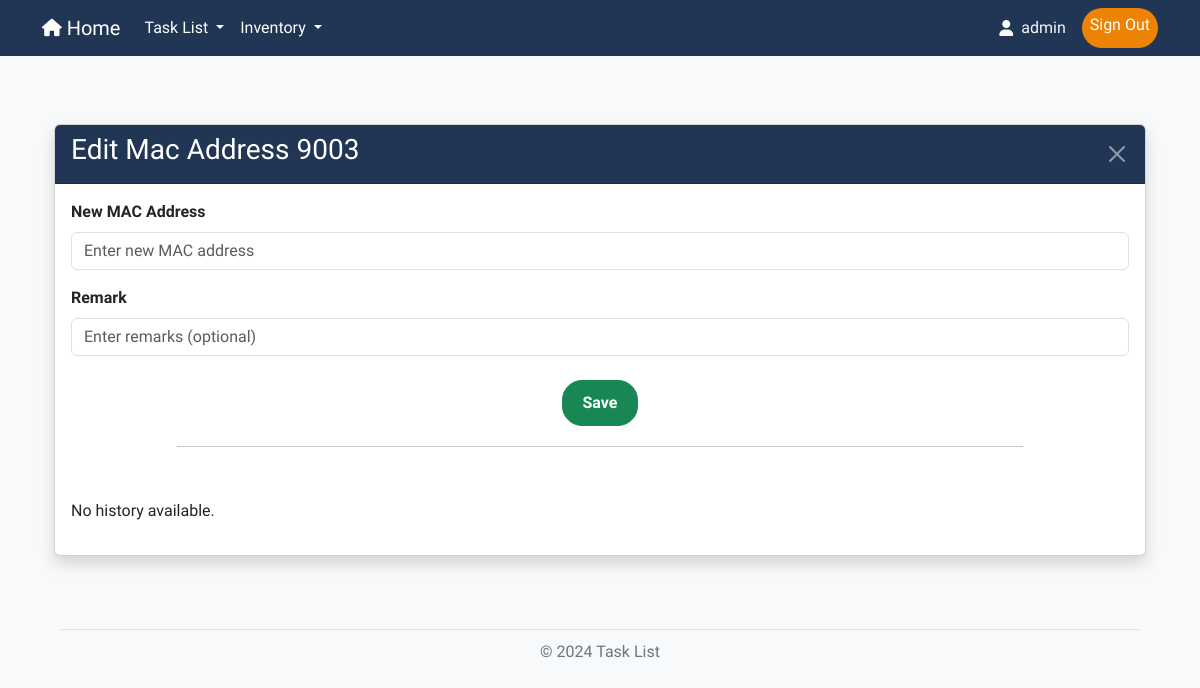
Before: /device/11/edit_mac (signed in) with the older database file.
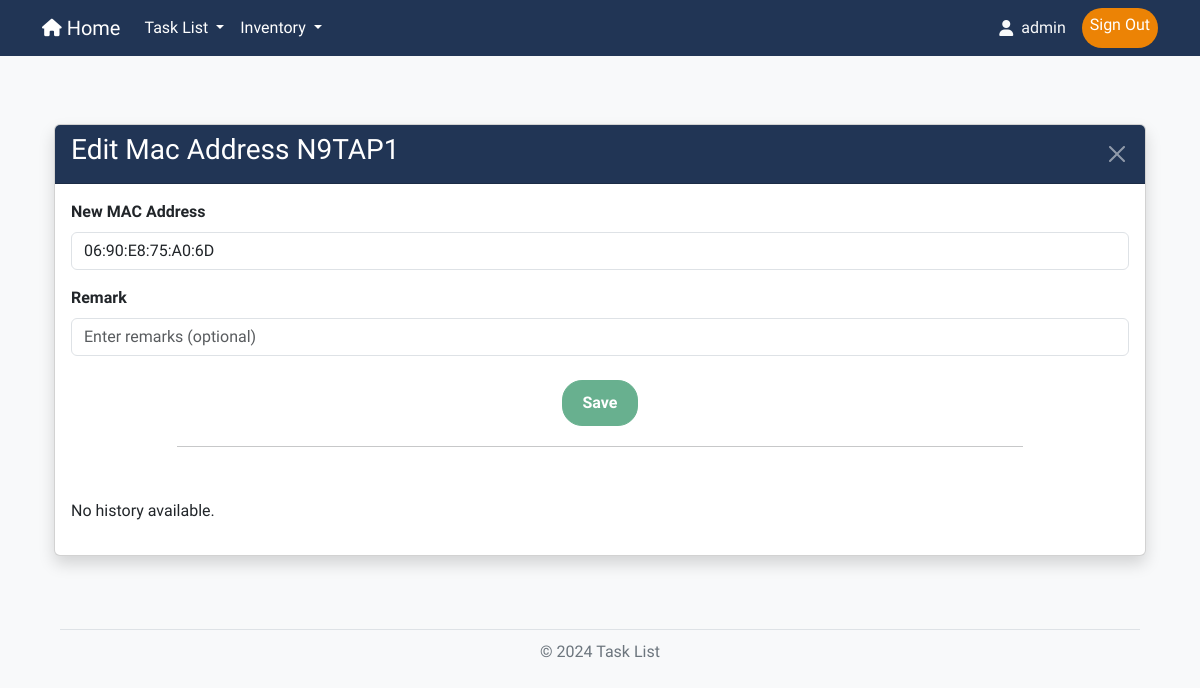
After: the same page with the newer database file.
### models.py (models this page shows, shortened)
class DeviceName(db.Model):
    id = db.Column(db.Integer, primary_key=True)
    name = db.Column(db.String(100), nullable=False)
    device_type_id = db.Column(db.Integer, db.ForeignKey('device_type.id'), nullable=False)
    location_id = db.Column(db.Integer, db.ForeignKey('location.id'), nullable=False)
    device_type = db.relationship('DeviceType', backref=db.backref('device_names', lazy=True))
    location = db.relationship('Location', backref=db.backref('device_names', lazy=True))
    bound = db.Column(db.String(100), nullable=True)
    inandout = db.Column(db.String(100), nullable=True)
    serial_number = db.Column(db.String(100), nullable=True)
    ip_address = db.Column(db.String(45), nullable=True)
    mac_address = db.Column(db.String(17), nullable=True)
    channel = db.Column(db.String(50), nullable=True)
    device_role = db.Column(db.String(50), nullable=True)
    force_data = db.Column(db.String(50), nullable=True)
    vac_white = db.Column(db.String(50), nullable=True)
    current_white = db.Column(db.String(50), nullable=True)
    vac_red = db.Column(db.String(50), nullable=True)
    current_red = db.Column(db.String(50), nullable=True)
    vac_yellow = db.Column(db.String(50), nullable=True)
    current_yellow = db.Column(db.String(50), nullable=True)
    f1_f2 = db.Column(db.String(50), nullable=True)
    red_module = db.Column(db.String(50), nullable=True)
    white_module = db.Column(db.String(50), nullable=True)
    yellow_module = db.Column(db.String(50), nullable=True)

### routes.py (the view, shortened to what this page needs)
    @app.route('/device/<int:device_id>/edit_mac', methods=['GET', 'POST'])
    @login_required
    def edit_mac_address(device_id):
        device = DeviceName.query.get_or_404(device_id)
        form = EditMacAddressForm(obj=device)
        history_records = MacAddressHistory.query.filter_by(device_id=device.id).order_by(MacAddressHistory.changed_at.desc()).all()
        return render_template('edit_mac_address.html', form=form, device=device, history=history_records)

### forms.py
class EditMacAddressForm(FlaskForm):
    mac_address = StringField('MAC Address', validators=[DataRequired(), Length(max=100)])
    remark = StringField('Remark', validators=[Length(max=100)])
    submit = SubmitField('Save')

### app.py (called while the page is built)
@login_manager.user_loader
def load_user(user_id):      # โหลดผู้ใช้จากฐานข้อมูลตาม user_id
    return User.query.get(int(user_id))

### templates/edit_mac_address.html (shortened to what this page needs)
{% import "bootstrap/wtf.html" as wtf %}
{% extends "layout.html" %}
{% block content %}
<!DOCTYPE html>
<html lang="th">
<head>
    <link rel="stylesheet" href="https://cdn.jsdelivr.net/npm/flatpickr/dist/flatpickr.min.css">
    <link href="https://cdn.jsdelivr.net/npm/bootstrap@5.3.0/dist/css/bootstrap.min.css" rel="stylesheet">
    <link rel="stylesheet" href="{{ url_for('static', filename='/style.css') }}">
</head>
<body class="bg-light">
    <div class="container py-5">
        <div class="card shadow">
            <div class="card-header custom-edit-header text-white d-flex justify-content-between align-items-center">
                <h3>Edit Mac Address {{ device.name }}</h3>
                <a href="{{ url_for('inventory_tap') }}" class="btn-close btn-close-white" aria-label="Close"></a>
            </div>
            <div class="card-body">
                <form method="POST" id="editMacForm">
                    <div class="mb-3">
                        {{ form.mac_address.label('New MAC Address', class="form-label fw-bold") }}
                        {{ form.mac_address(class="form-control", id="mac_address", placeholder="Enter new MAC address") }}
                    </div>
                    <div class="mb-4">
                        {{ form.remark.label(class="form-label fw-bold") }}
                        {{ form.remark(class="form-control", rows="3", placeholder="Enter remarks (optional)") }}
                    </div>
                    <div class="text-center">
                        {{ form.submit(class="btn btn-success btn-submit custom-save-btn", disabled=True) }}
                    </div>
                </form>
                <hr>
            </div>
            {% if history %}
            <div class="card-body history-section">
                <h3 class="mt-4" style="text-align: center;">Edited History</h3>
                <table class="table table-bordered history-table table-striped table-hover">
                <br>
                    <thead class="table-dark">
                        <tr>
                            <th>New MAC Address</th>
                            <th>Old MAC Address</th>
                            <th>Remark</th>
                            <th>Edited By</th>
                            <th>Edit Date</th>
                        </tr>
                    </thead>
                    <tbody>
                        {% for record in history %}
                        <tr>
                            <td>{{ record.new_mac_address }}</td>
                            <td>{{ record.old_mac_address or '-' }}</td>
                            <td>{{ record.remark or '-' }}</td>
                            <td>{{ record.user.username }}</td>
                            <td>{{ record.changed_at|datetime_bangkok('%Y-%m-%d %H:%M:%S') }}</td>
                        </tr>
                        {% endfor %}
                    </tbody>
                </table>
            </div>
            {% else %}
            <div class="card-body"> <p>No history available.</p> </div>
            {% endif %}
        </div>
    </div>
</body>
</html>
{% endblock %}

Changed rows visible on the page:
changed DeviceName: name "9003" → "N9TAP1"; mac_address (not shown) → "06:90:E8:75:A0:6D"
